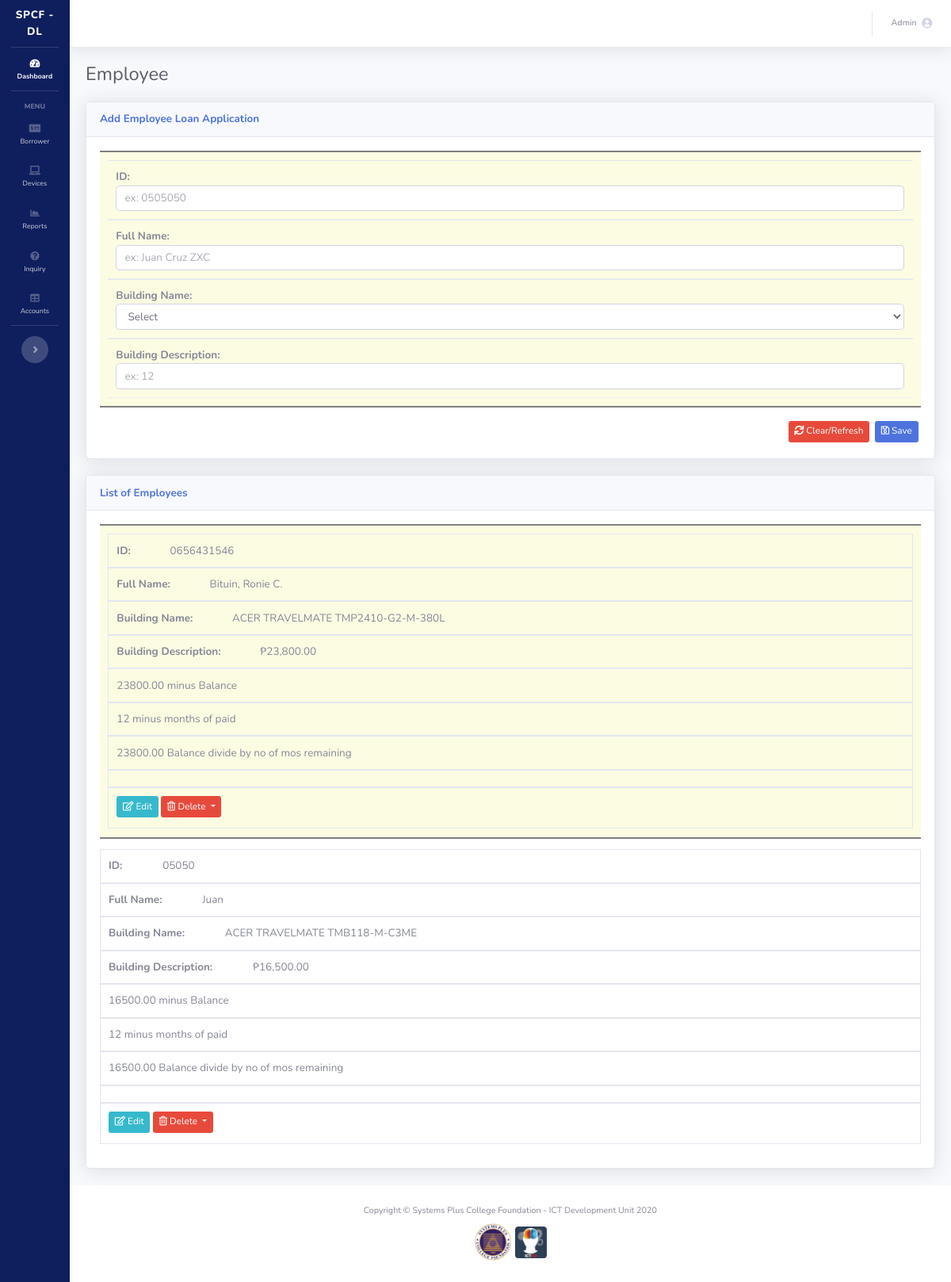
The page /employee.php (signed in) on the database as committed earlier.
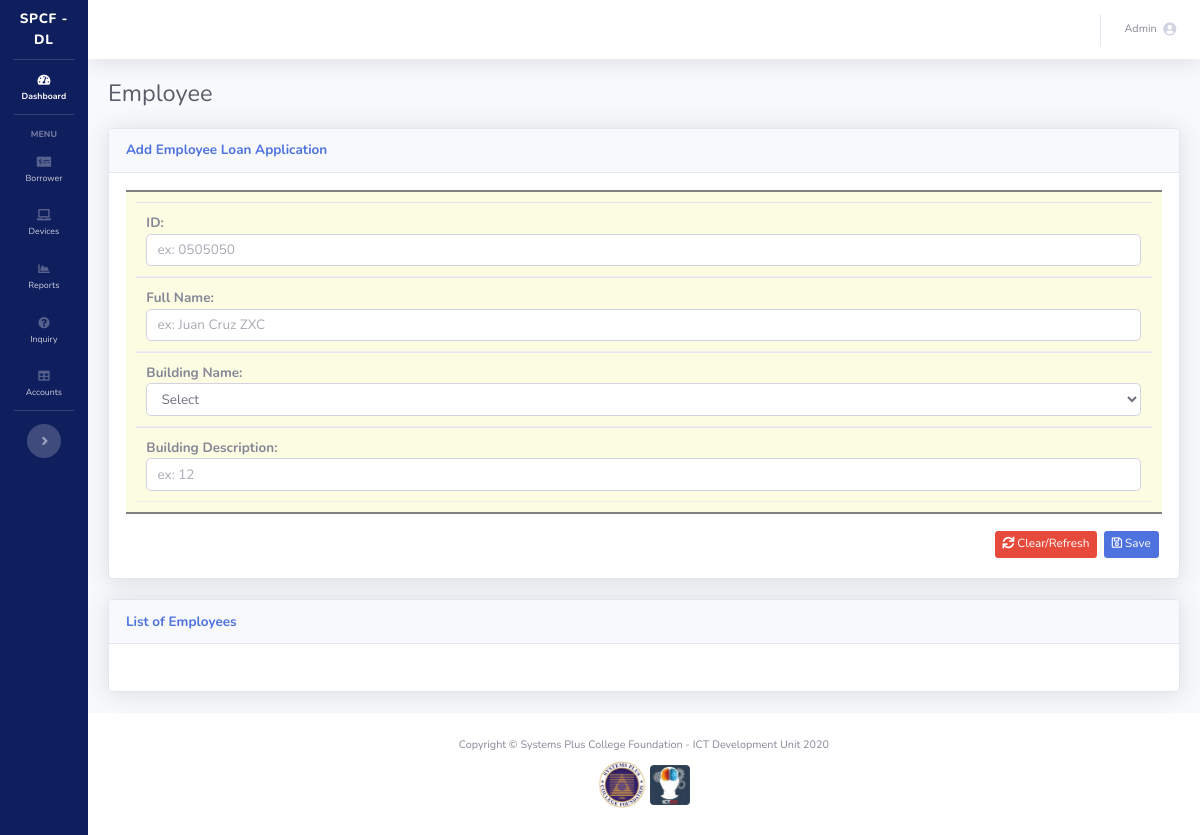
The same page on the database as committed later.
### tables this page shows
CREATE TABLE `employee` (
  `id` int(11) NOT NULL,
  `employee_id` varchar(64) NOT NULL,
  `full_name` varchar(64) NOT NULL,
  `device_id` int(11) NOT NULL,
  `months` int(3) NOT NULL,
  `application_date` date NOT NULL
);

CREATE TABLE `devices` (
  `id` int(11) NOT NULL,
  `brand` varchar(64) NOT NULL,
  `model` varchar(256) NOT NULL,
  `price` decimal(12,2) NOT NULL,
  `deleted` int(1) NOT NULL DEFAULT 0
);

### employee.php (the view, shortened to what the changed rows need)
<?php
require_once 'process_employee.php';
include('sidebar.php');
$getEmployeeApplication = $mysqli->query('SELECT e.id, e.employee_id, e.full_name, e.months, e.application_date, d.brand, d.model, d.price FROM employee e
    JOIN devices d
    ON e.device_id = d.id') or die ($mysqli->error);
?>
<div id="content-wrapper" class="d-flex flex-column">
    <div id="content">
        <div class="container-fluid">
            <div class="d-sm-flex align-items-center justify-content-between mb-4">
                <h1 class="h3 mb-0 text-gray-800">Employee</h1>
            </div>
            <div class="card shadow mb-4">
                <div class="card-body">
                    <div class="table-responsive">
                        <table class="table table-bordered" id="employeeTable" width="100%" cellspacing="0">
                            <tbody>
                            <?php while($newEmployeeApplication=$getEmployeeApplication->fetch_assoc()){ ?>
                                <tr>
                                    <td><?php echo $newEmployeeApplication['employee_id']; ?></td>
                                    <td><?php echo $newEmployeeApplication['full_name']; ?></td>
                                    <td><?php echo $newEmployeeApplication['brand'].' '.$newEmployeeApplication['model']; ?></td>
                                    <td>₱<?php echo number_format($newEmployeeApplication['price'],2); ?></td>
                                    <td><?php echo $newEmployeeApplication['price']; ?> minus Balance </td>
                                    <td><?php echo $newEmployeeApplication['months']; ?> minus months of paid</td>
                                    <td><?php echo $newEmployeeApplication['price']; ?> Balance divide by no of mos remaining</td>
                                    <td><?php echo $newEmployeeApplication['application_date']; ?></td>
                                    <td>
                                        <a href="employee.php?edit=<?php echo $newEmployeeApplication['id']; ?>" class="btn btn-info btn-sm mb-1"><i class="far fa-edit"></i> Edit</a>
                                        <button class="btn btn-danger btn-secondary dropdown-toggle btn-sm mb-1" type="button" id="dropdownMenuButton" data-toggle="dropdown" aria-haspopup="true" aria-expanded="false">
                                            <i class="far fa-trash-alt"></i> Delete
                                        </button>
                                    </td>
                                </tr>
                            <?php } ?>
                            </tbody>
                        </table>
                    </div>
                </div>
            </div>
        </div>
    </div>
    <?php
    include('footer.php');
    ?>

Rows that differ between the two databases and show on the page:
removed employee: employee "0656431546", full_name "Bituin, Ronie C.", device.brand "ACER", device.model "TRAVELMATE TMP2410-G2-M-380L", device.price "23,800.00", device.price "23800.00", months "12"
removed employee: employee "05050", full_name "Juan", device.brand "ACER", device.model "TRAVELMATE TMB118-M-C3ME", device.price "16,500.00", device.price "16500.00", months "12"
